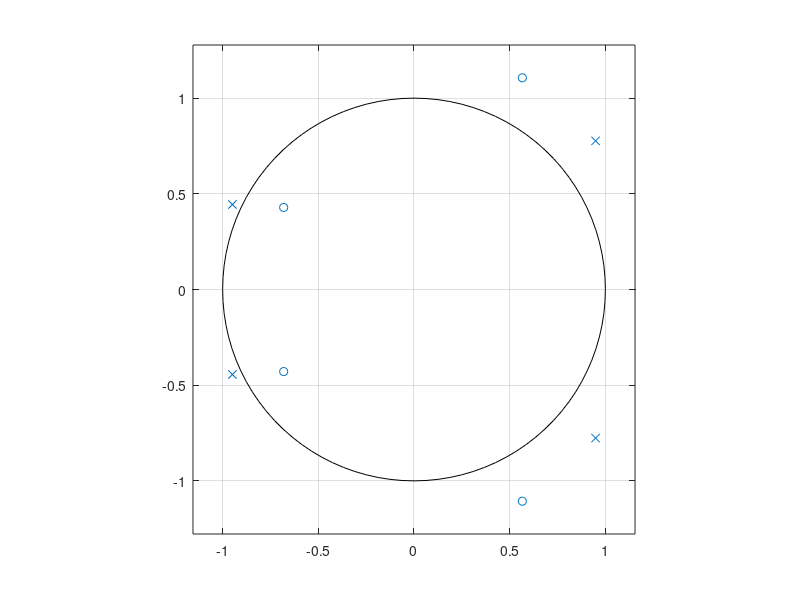

Source code (MATLAB):
pkg load signal;
clc;
z = [0.5660 + 1.1062i 0.5660 - 1.1062i -0.6810 + 0.4288i -0.6810 - 0.4288i ];

p = [0.9488 + 0.7766i 0.9488 - 0.7766i -0.9488 + 0.4442i -0.9488 - 0.4442i ] ;

k = [1];

[num , den ]  = zp2tf(z,p,k) 
zplane(num , den);
